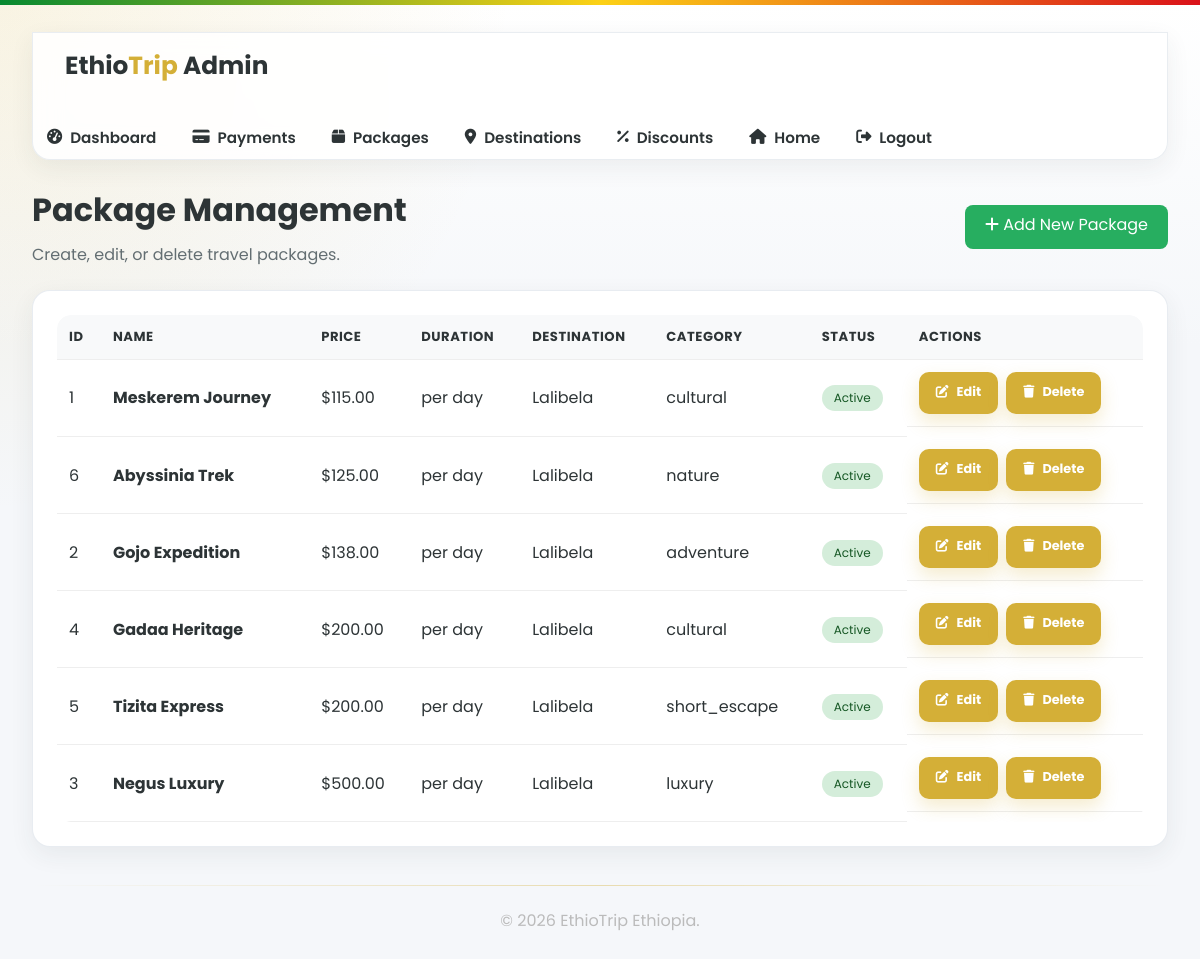
The app's page /ethiotrip1/ethiotrip/public/admin/packages (signed in) with its own data.
### tables this page shows
CREATE TABLE packages (
    id INT PRIMARY KEY AUTO_INCREMENT,
    destination_id INT NULL,
    name VARCHAR(100) NOT NULL,
    price DECIMAL(10,2) NOT NULL,
    duration VARCHAR(50) DEFAULT NULL,
    description TEXT,
    features TEXT,
    category VARCHAR(50) DEFAULT NULL,
    is_active BOOLEAN DEFAULT TRUE,
    created_at TIMESTAMP DEFAULT CURRENT_TIMESTAMP,
    FOREIGN KEY (destination_id) REFERENCES destinations(id) ON DELETE SET NULL
);

CREATE TABLE destinations (
    id INT PRIMARY KEY AUTO_INCREMENT,
    name VARCHAR(100) NOT NULL,
    location VARCHAR(100),
    short_description VARCHAR(500),
    description TEXT,
    travel_guide TEXT,
    best_time VARCHAR(100),
    price DECIMAL(10,2) DEFAULT 0.00,
    activities TEXT,
    churches TEXT,
    image_url VARCHAR(255),
    image_path VARCHAR(255),
    attachment_path VARCHAR(255),
    is_active BOOLEAN DEFAULT TRUE,
    created_at TIMESTAMP DEFAULT CURRENT_TIMESTAMP
);

### backend/bootstrap.php (called while the page is built, shortened)
<?php
spl_autoload_register(function ($class) {
    $prefix = 'Backend\\';
    $base_dir = __DIR__ . '/';
    $len = strlen($prefix);
    $relative_class = substr($class, $len);
    $file = $base_dir . str_replace('\\', '/', $relative_class) . '.php';
});
?>

### backend/Config/config.php (called while the page is built)
<?php
return [
    'app_name' => 'EthioTrip',
    'base_path' => '/ethiotrip1/ethiotrip/public',
    'app_url' => 'http://localhost/ethiotrip1/ethiotrip/public',
    'debug' => false,
    'timezone' => 'Africa/Addis_Ababa',
];
?>

### backend/Core/Database.php (called while the page is built, shortened)
<?php
class Database {
    private static $instance = null;
    private $connection;
    private function __construct() {
        $config = require __DIR__ . '/../Config/database.php';
        $this->connection = new \mysqli(
            $config['host'],
            $config['username'],
            $config['password'],
            $config['database']
        );
        $this->connection->set_charset($config['charset']);
    }
    public static function getInstance() {
        if (self::$instance === null) {
            self::$instance = new Database();
        }
        return self::$instance;
    }
    public function getConnection() {
        return $this->connection;
    }
}
?>

### backend/Config/database.php (called while the page is built)
<?php
return [
    'host' => 'localhost',
    'database' => 'ethiotrip_db',
    'username' => 'root',
    'password' => '',
    'charset' => 'utf8mb4',
];
?>

### backend/Controllers/PackageController.php (called while the page is built, shortened)
<?php
class PackageController extends Controller {
    private Package $packageModel;
    public function __construct() {
        $this->packageModel = new Package();
    }
    public function adminIndex(): void {
        $packages = $this->packageModel->findAll();
        $message = Session::getFlash('admin_message');
        $this->render('admin.packages', [
            'packages' => $packages,
            'message' => $message,
        ]);
    }
}

### public/index.php (called while the page is built, shortened)
<?php
require_once __DIR__ . '/../backend/bootstrap.php';
$requestUri = $_SERVER['REQUEST_URI'];
$config = require __DIR__ . '/../backend/Config/config.php';
$basePath = rtrim($config['base_path'] ?? '', '/');
$route = preg_replace('#^' . preg_quote($basePath, '#') . '#i', '', $requestUri, 1);
$route = strtok($route, '?');
$router = new Router();
$routes = require __DIR__ . '/../routes/web.php';
foreach ($routes as $method => $routeList) {
    foreach ($routeList as $path => $handler) {
        $router->add($method, $path, $handler);
    }
}
$router->dispatch($_SERVER['REQUEST_METHOD'], $route);
?>

### backend/Core/Model.php (called while the page is built, shortened)
<?php
class Model {
    public function __construct() {
        $this->db = Database::getInstance()->getConnection();
    }
}
?>

### backend/Models/Package.php (called while the page is built, shortened)
<?php
class Package extends Model {
    public function findAll() {
        return $this->db->query(
            "SELECT p.*, d.name AS destination_name
             FROM packages p
             LEFT JOIN destinations d ON d.id = p.destination_id
             ORDER BY p.is_active DESC, p.price ASC"
        );
    }
}

### backend/Views/admin/packages.php (the view, shortened to what this page needs)
<!DOCTYPE html>
<html lang="en">
<head>
    <link rel="stylesheet" href="https://cdnjs.cloudflare.com/ajax/libs/font-awesome/6.4.0/css/all.min.css">
    <?php require __DIR__ . '/../partials/admin_head.php'; ?>
</head>
<body>
    <div class="page">
        <?php require __DIR__ . '/../partials/admin_navbar.php'; ?>
        <div class="header">
            <div>
                <h1>Package Management</h1>
                <p>Create, edit, or delete travel packages.</p>
            </div>
            <a class="btn-add" href="/ethiotrip1/ethiotrip/public/admin/packages/create"><i class="fas fa-plus"></i> Add New Package</a>
        </div>
        <div class="card">
            <?php if ($packages instanceof \mysqli_result && $packages->num_rows > 0): ?>
                <div class="table-wrap admin-table-wrap">
                    <table>
                        <thead>
                            <tr>
                                <th>ID</th>
                                <th>Name</th>
                                <th>Price</th>
                                <th>Duration</th>
                                <th>Destination</th>
                                <th>Category</th>
                                <th>Status</th>
                                <th>Actions</th>
                            </tr>
                        </thead>
                        <tbody>
                            <?php while ($package = $packages->fetch_assoc()): ?>
                                <tr>
                                    <td><?php echo $package['id']; ?></td>
                                    <td><strong><?php echo htmlspecialchars($package['name']); ?></strong></td>
                                    <td>$<?php echo number_format($package['price'], 2); ?></td>
                                    <td><?php echo htmlspecialchars($package['duration'] ?? 'N/A'); ?></td>
                                    <td><?php echo htmlspecialchars($package['destination_name'] ?? '—'); ?></td>
                                    <td><?php echo htmlspecialchars($package['category'] ?? 'Uncategorized'); ?></td>
                                    <td>
                                        <span class="status-<?php echo $package['is_active'] ? 'active' : 'inactive'; ?>">
                                            <?php echo $package['is_active'] ? 'Active' : 'Inactive'; ?>
                                        </span>
                                    </td>
                                    <td class="actions">
                                        <a href="/ethiotrip1/ethiotrip/public/admin/packages/edit?id=<?php echo $package['id']; ?>" class="btn-edit">
                                            <i class="fas fa-edit"></i> Edit
                                        </a>
                                        <form method="POST" action="/ethiotrip1/ethiotrip/public/admin/packages/delete?id=<?php echo $package['id']; ?>" style="display:inline;" onsubmit="return confirm('Delete this package permanently?');">
                                            <button type="submit" class="btn-delete">
                                                <i class="fas fa-trash"></i> Delete
                                            </button>
                                        </form>
                                    </td>
                                </tr>
                            <?php endwhile; ?>
                        </tbody>
                    </table>
                </div>
            <?php else: ?>
                <p style="text-align:center; padding:40px;">No packages yet. <a href="/ethiotrip1/ethiotrip/public/admin/packages/create">Add your first package</a></p>
            <?php endif; ?>
        </div>
        <footer class="footer">
            <div class="footer-inner">© <?php echo date('Y'); ?> EthioTrip Ethiopia.</div>
        </footer>
    </div>
</body>
</html>

### backend/Core/Router.php (shortened to what this page needs)
<?php
class Router {
    private $routes = [];
    public function add($method, $path, $handler) {
        $this->routes[] = [
            'method' => $method,
            'path' => $path,
            'handler' => $handler
        ];
    }
    public function dispatch($method, $uri) {
        $uri = strtok($uri, '?');
        foreach ($this->routes as $route) {
            if ($route['method'] === $method && $route['path'] === $uri) {
                if (is_string($route['handler'])) {
                    $parts = explode('@', $route['handler']);
                    if (count($parts) === 2) {
                        $controllerName = 'Backend\\Controllers\\' . $parts[0];
                        $methodName = $parts[1];
                        if (class_exists($controllerName)) {
                            $controller = new $controllerName();
                            if (method_exists($controller, $methodName)) {
                                call_user_func([$controller, $methodName]);
                                return;
                            }
                        }
                    }
                }
            }
        }
    }
}
?>

### backend/Core/Controller.php (shortened to what this page needs)
<?php
class Controller {
    public function __construct() {
        $this->config = require __DIR__ . '/../Config/config.php';
    }
    protected function render($view, $data = []) {
        extract($data);
        $viewPath = __DIR__ . '/../Views/' . str_replace('.', '/', $view) . '.php';
        if (file_exists($viewPath)) {
            require_once $viewPath;
        } else {
            echo "View not found: " . $view;
        }
    }
}
?>

### backend/Views/partials/admin_head.php
<link rel="stylesheet" href="/ethiotrip1/ethiotrip/public/css/backend.css">
<link rel="stylesheet" href="/ethiotrip1/ethiotrip/public/css/responsive.css">

### backend/Views/partials/admin_navbar.php (shortened to what this page needs)
<div class="navbar site-navbar">
    <div class="navbar-inner">
        <a href="/ethiotrip1/ethiotrip/public/admin/dashboard" class="logo">Ethio<span>Trip</span> Admin</a>
    </div>
    <div class="nav site-nav-panel" id="adminMainNav">
        <a href="/ethiotrip1/ethiotrip/public/admin/dashboard"><i class="fas fa-tachometer-alt"></i> Dashboard</a>
        <a href="/ethiotrip1/ethiotrip/public/admin/bookings"><i class="fas fa-credit-card"></i> Payments</a>
        <a href="/ethiotrip1/ethiotrip/public/admin/packages"><i class="fas fa-box"></i> Packages</a>
        <a href="/ethiotrip1/ethiotrip/public/admin/destinations"><i class="fas fa-map-marker-alt"></i> Destinations</a>
        <a href="/ethiotrip1/ethiotrip/public/admin/discounts"><i class="fas fa-percent"></i> Discounts</a>
        <a href="/ethiotrip1/ethiotrip/public/"><i class="fas fa-home"></i> Home</a>
        <a href="/ethiotrip1/ethiotrip/public/logout"><i class="fas fa-sign-out-alt"></i> Logout</a>
    </div>
</div>

### public/css/backend.css (style rules this page uses)
:root { --bg: #f5f7fa; --surface: #ffffff; --surface-soft: #f8f9fb; --ink: #2d3436; --muted: #636e72; --gold: #d4af37; --gold-dark: #b98f16; --line: #e7ebf0; --success-bg: #eaf8ef; --success: #176b38; --danger-bg: #fdecec; --danger: #a82721; --warning-bg: #fff5dc; --warning: #765100; --shadow: 0 18px 45px rgba(45, 52, 54, 0.1); --shadow-soft: 0 8px 24px rgba(45, 52, 54, 0.07); --radius: 18px; }
* { box-sizing: border-box; }
body { margin: 0; min-height: 100vh; font-family: 'Poppins', sans-serif; color: var(--ink); background: radial-gradient(circle at top left, rgba(212, 175, 55, 0.14), transparent 32rem), linear-gradient(180deg, #ffffff 0%, var(--bg) 36%); }
body::before { content: ""; position: fixed; inset: 0 0 auto 0; height: 5px; background: linear-gradient(90deg, #078930, #fcd116, #da121a); z-index: 10; }
a { color: inherit; }
.page { width: min(1200px, calc(100% - 32px)); margin: 0 auto; padding: 32px 0 0; min-height: 100vh; display: flex; flex-direction: column; }
.navbar, .header { display: flex; align-items: center; justify-content: space-between; gap: 18px; flex-wrap: wrap; }
.navbar { background: rgba(255, 255, 255, 0.88); border: 1px solid rgba(231, 235, 240, 0.9); box-shadow: var(--shadow-soft); border-radius: 0 0 var(--radius) var(--radius); padding: 16px 20px; margin-bottom: 26px; backdrop-filter: blur(14px); }
.header { margin: 0 0 22px; }
.header h1, .hero h1, .card h1 { margin: 0; letter-spacing: 0; }
.header p, .hero p { margin: 8px 0 0; color: var(--muted); line-height: 1.6; }
.logo { font-size: 1.55rem; font-weight: 700; color: var(--ink); text-decoration: none; }
.logo span, .accent-text { color: var(--gold); font-weight: 700; }
.nav, .actions { margin-bottom: 10px; display: flex; flex-wrap: wrap; gap: 12px; }
.nav a { color: var(--ink); background: transparent; border: 1px solid transparent; }
.button, .btn, .link-button, .actions a, .actions button, .nav a { display: inline-flex; justify-content: center; align-items: center; gap: 8px; min-height: 42px; padding: 11px 17px; border-radius: 10px; border: none; cursor: pointer; text-decoration: none; font-weight: 700; font-family: inherit; transition: transform 0.18s ease, background 0.18s ease, border-color 0.18s ease, box-shadow 0.18s ease; }
.button, .btn, .link-button, .actions a, .actions button { color: #fff; background: var(--gold); box-shadow: 0 8px 18px rgba(212, 175, 55, 0.24); }
.card { display: flex; flex-direction: column; align-items: stretch; gap: 16px; background: var(--surface); border: 1px solid rgba(231, 235, 240, 0.92); border-radius: var(--radius); padding: 24px; box-shadow: var(--shadow-soft); }
table { width: 100%; border-collapse: collapse; overflow: hidden; border-radius: 14px; }
th, td { padding: 14px 12px; border-bottom: 1px solid #edf1f5; text-align: left; vertical-align: middle; }
th { background: var(--surface-soft); color: var(--ink); font-size: 0.82rem; text-transform: uppercase; letter-spacing: 0.04em; }
.status-active, .status-confirmed, .status-completed { background: var(--success-bg); color: var(--success); }
.footer { margin-top: auto; padding: 38px 0 26px; color: #bbb; }
.footer-inner, .footer { text-align: center; }
.footer::before { content: ""; display: block; width: 100%; height: 1px; background: linear-gradient(90deg, transparent, rgba(212, 175, 55, 0.38), transparent); margin-bottom: 22px; }

### backend/Views/admin/packages.php (style rules this page uses)
.btn-add { background: #27ae60; color: white; padding: 10px 20px; border-radius: 8px; text-decoration: none; display: inline-block; }
.btn-edit { background: #3498db; color: white; padding: 5px 12px; border-radius: 4px; text-decoration: none; font-size: 0.8rem; display: inline-block; }
.btn-delete { background: #e74c3c; color: white; border: none; padding: 5px 12px; border-radius: 4px; cursor: pointer; font-size: 0.8rem; }
.actions { display: flex; gap: 8px; flex-wrap: wrap; }
table { width: 100%; border-collapse: collapse; }
th, td { padding: 12px; text-align: left; border-bottom: 1px solid #eee; }
th { background: #f8f9fa; }
.status-active { background: #d4edda; color: #155724; padding: 4px 12px; border-radius: 20px; font-size: 0.75rem; display: inline-block; }

### records on screen
packages: id "1", name "Meskerem Journey", price "115.00", duration "per day", destination.name "Lalibela", category "cultural", is_active "Active"
packages: id "6", name "Abyssinia Trek", price "125.00", duration "per day", destination.name "Lalibela", category "nature", is_active "Active"
packages: id "2", name "Gojo Expedition", price "138.00", duration "per day", destination.name "Lalibela", category "adventure", is_active "Active"
packages: id "4", name "Gadaa Heritage", price "200.00", duration "per day", destination.name "Lalibela", category "cultural", is_active "Active"
packages: id "5", name "Tizita Express", price "200.00", duration "per day", destination.name "Lalibela", category "short_escape", is_active "Active"
packages: id "3", name "Negus Luxury", price "500.00", duration "per day", destination.name "Lalibela", category "luxury", is_active "Active"
